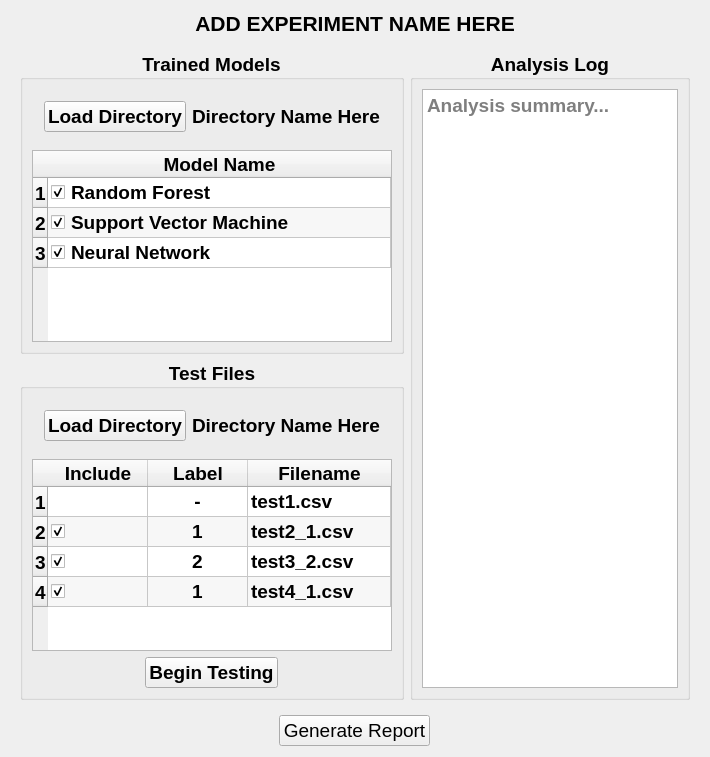
         <widget class="QWidget" name="T3_DeployModel">
          <attribute name="title">
           <string>Deploy Model</string>
          </attribute>
          <layout class="QGridLayout" name="gridLayout_6">
           <item row="2" column="0" alignment="Qt::AlignHCenter">
            <widget class="QPushButton" name="T3_Button_GenerateReport">
             <property name="font">
              <font>
               <pointsize>14</pointsize>
              </font>
             </property>
             <property name="text">
              <string>Generate Report</string>
             </property>
            </widget>
           </item>
           <item row="1" column="0">
            <widget class="QWidget" name="T3_Widget_MainWindow" native="true">
             <layout class="QGridLayout" name="gridLayout_7">
              <item row="0" column="0">
               <widget class="QGroupBox" name="T3_GroupBox_TrainedModels">
                <property name="font">
                 <font>
                  <pointsize>14</pointsize>
                  <weight>75</weight>
                  <bold>true</bold>
                 </font>
                </property>
                <property name="title">
                 <string>Trained Models</string>
                </property>
                <property name="alignment">
                 <set>Qt::AlignCenter</set>
                </property>
                <layout class="QGridLayout" name="gridLayout_9">
                 <item row="1" column="0" colspan="2">
                  <widget class="QTableWidget" name="T3_TableWidget_Models">
                   <property name="font">
                    <font>
                     <pointsize>14</pointsize>
                    </font>
                   </property>
                   <property name="alternatingRowColors">
                    <bool>true</bool>
                   </property>
                   <property name="sortingEnabled">
                    <bool>true</bool>
                   </property>
                   <attribute name="horizontalHeaderCascadingSectionResizes">
                    <bool>true</bool>
                   </attribute>
                   <attribute name="horizontalHeaderShowSortIndicator" stdset="0">
                    <bool>true</bool>
                   </attribute>
                   <attribute name="horizontalHeaderStretchLastSection">
                    <bool>true</bool>
                   </attribute>
                   <row>
                    <property name="text">
                     <string>1</string>
                    </property>
                    <property name="font">
                     <font>
                      <pointsize>14</pointsize>
                     </font>
                    </property>
                    <property name="textAlignment">
                     <set>AlignHCenter|AlignVCenter|AlignCenter</set>
                    </property>
                   </row>
                   <row>
                    <property name="text">
                     <string>2</string>
                    </property>
                    <property name="font">
                     <font>
                      <pointsize>14</pointsize>
                     </font>
                    </property>
                    <property name="textAlignment">
                     <set>AlignHCenter|AlignVCenter|AlignCenter</set>
                    </property>
                   </row>
                   <row>
                    <property name="text">
                     <string>3</string>
                    </property>
                    <property name="font">
                     <font>
                      <pointsize>14</pointsize>
                     </font>
                    </property>
                    <property name="textAlignment">
                     <set>AlignHCenter|AlignVCenter|AlignCenter</set>
                    </property>
                   </row>
                   <column>
                    <property name="text">
                     <string>Model Name</string>
                    </property>
                    <property name="font">
                     <font>
                      <pointsize>14</pointsize>
                     </font>
                    </property>
                    <property name="textAlignment">
                     <set>AlignHCenter|AlignVCenter|AlignCenter</set>
                    </property>
                   </column>
                   <item row="0" column="0">
                    <property name="text">
                     <string>Random Forest</string>
                    </property>
                    <property name="font">
                     <font>
                      <pointsize>14</pointsize>
                     </font>
                    </property>
                    <property name="checkState">
                     <enum>Checked</enum>
                    </property>
                   </item>
                   <item row="1" column="0">
                    <property name="text">
                     <string>Support Vector Machine</string>
                    </property>
                    <property name="font">
                     <font>
                      <pointsize>14</pointsize>
                     </font>
                    </property>
                    <property name="checkState">
                     <enum>Checked</enum>
                    </property>
                   </item>
                   <item row="2" column="0">
                    <property name="text">
                     <string>Neural Network</string>
                    </property>
                    <property name="font">
                     <font>
                      <pointsize>14</pointsize>
                     </font>
                    </property>
                    <property name="checkState">
                     <enum>Checked</enum>
                    </property>
                   </item>
                  </widget>
                 </item>
                 <item row="0" column="0" colspan="2">
                  <layout class="QFormLayout" name="T3_FormLayout_TrainedModels">
                   <property name="margin">
                    <number>12</number>
                   </property>
                   <item row="0" column="0">
                    <widget class="QPushButton" name="T3_Button_ModelsLoadDirectory">
                     <property name="font">
                      <font>
                       <pointsize>14</pointsize>
                      </font>
                     </property>
                     <property name="text">
                      <string>Load Directory</string>
                     </property>
                    </widget>
                   </item>
                   <item row="0" column="1">
                    <widget class="QLabel" name="T3_Label_ModelsDirectoryName">
                     <property name="font">
                      <font>
                       <pointsize>14</pointsize>
                      </font>
                     </property>
                     <property name="text">
                      <string>Directory Name Here</string>
                     </property>
                    </widget>
                   </item>
                  </layout>
                 </item>
                </layout>
               </widget>
              </item>
              <item row="0" column="1" rowspan="2">
               <widget class="QGroupBox" name="T3_GroupBox_AnalysisLog">
                <property name="font">
                 <font>
                  <pointsize>14</pointsize>
                  <weight>75</weight>
                  <bold>true</bold>
                 </font>
                </property>
                <property name="title">
                 <string>Analysis Log</string>
                </property>
                <property name="alignment">
                 <set>Qt::AlignCenter</set>
                </property>
                <layout class="QGridLayout" name="gridLayout_10">
                 <item row="0" column="0">
                  <widget class="QTextBrowser" name="T3_TextBrowser_AnalysisLog">
                   <property name="font">
                    <font>
                     <pointsize>14</pointsize>
                    </font>
                   </property>
                   <property name="html">
                    <string>&lt;!DOCTYPE HTML PUBLIC &quot;-//W3C//DTD HTML 4.0//EN&quot; &quot;http://www.w3.org/TR/REC-html40/strict.dtd&quot;&gt;
&lt;html&gt;&lt;head&gt;&lt;meta name=&quot;qrichtext&quot; content=&quot;1&quot; /&gt;&lt;style type=&quot;text/css&quot;&gt;
p, li { white-space: pre-wrap; }
&lt;/style&gt;&lt;/head&gt;&lt;body style=&quot; font-family:'MS Shell Dlg 2'; font-size:14pt; font-weight:400; font-style:normal;&quot;&gt;
&lt;p style=&quot;-qt-paragraph-type:empty; margin-top:0px; margin-bottom:0px; margin-left:0px; margin-right:0px; -qt-block-indent:0; text-indent:0px; font-family:'.SF NS Text'; font-size:13pt;&quot;&gt;&lt;br /&gt;&lt;/p&gt;&lt;/body&gt;&lt;/html&gt;</string>
                   </property>
                   <property name="placeholderText" stdset="0">
                    <string>Analysis summary...</string>
                   </property>
                  </widget>
                 </item>
                </layout>
               </widget>
              </item>
              <item row="1" column="0">
               <widget class="QGroupBox" name="T3_GroupBox_TestFiles">
                <property name="font">
                 <font>
                  <pointsize>14</pointsize>
                  <weight>75</weight>
                  <bold>true</bold>
                 </font>
                </property>
                <property name="title">
                 <string>Test Files</string>
                </property>
                <property name="alignment">
                 <set>Qt::AlignCenter</set>
                </property>
                <layout class="QGridLayout" name="gridLayout_8">
                 <item row="1" column="0">
                  <widget class="QTableWidget" name="T3_TableWidget_TestFiles">
                   <property name="font">
                    <font>
                     <pointsize>14</pointsize>
                    </font>
                   </property>
                   <property name="alternatingRowColors">
                    <bool>true</bool>
                   </property>
                   <property name="sortingEnabled">
                    <bool>true</bool>
                   </property>
                   <attribute name="horizontalHeaderCascadingSectionResizes">
                    <bool>true</bool>
                   </attribute>
                   <attribute name="horizontalHeaderStretchLastSection">
                    <bool>true</bool>
                   </attribute>
                   <row>
                    <property name="text">
                     <string>1</string>
                    </property>
                    <property name="font">
                     <font>
                      <pointsize>14</pointsize>
                     </font>
                    </property>
                    <property name="textAlignment">
                     <set>AlignHCenter|AlignVCenter|AlignCenter</set>
                    </property>
                   </row>
                   <row>
                    <property name="text">
                     <string>2</string>
                    </property>
                    <property name="font">
                     <font>
                      <pointsize>14</pointsize>
                     </font>
                    </property>
                    <property name="textAlignment">
                     <set>AlignHCenter|AlignVCenter|AlignCenter</set>
                    </property>
                   </row>
                   <row>
                    <property name="text">
                     <string>3</string>
                    </property>
                    <property name="font">
                     <font>
                      <pointsize>14</pointsize>
                     </font>
                    </property>
                    <property name="textAlignment">
                     <set>AlignHCenter|AlignVCenter|AlignCenter</set>
                    </property>
                   </row>
                   <row>
                    <property name="text">
                     <string>4</string>
                    </property>
                    <property name="font">
                     <font>
                      <pointsize>14</pointsize>
                     </font>
                    </property>
                    <property name="textAlignment">
                     <set>AlignHCenter|AlignVCenter|AlignCenter</set>
                    </property>
                   </row>
                   <column>
                    <property name="text">
                     <string>Include</string>
                    </property>
                    <property name="font">
                     <font>
                      <pointsize>14</pointsize>
                     </font>
                    </property>
                    <property name="textAlignment">
                     <set>AlignHCenter|AlignVCenter|AlignCenter</set>
                    </property>
                   </column>
                   <column>
                    <property name="text">
                     <string>Label</string>
                    </property>
                    <property name="font">
                     <font>
                      <pointsize>14</pointsize>
                     </font>
                    </property>
                    <property name="textAlignment">
                     <set>AlignHCenter|AlignVCenter|AlignCenter</set>
                    </property>
                   </column>
                   <column>
                    <property name="text">
                     <string>Filename</string>
                    </property>
                    <property name="font">
                     <font>
                      <pointsize>14</pointsize>
                     </font>
                    </property>
                    <property name="textAlignment">
                     <set>AlignHCenter|AlignVCenter|AlignCenter</set>
                    </property>
                   </column>
                   <item row="0" column="0">
                    <property name="checkState">
                     <enum>Unchecked</enum>
                    </property>
                    <property name="flags">
                     <set>ItemIsUserCheckable|ItemIsEnabled</set>
                    </property>
                   </item>
                   <item row="0" column="1">
                    <property name="text">
                     <string>-</string>
                    </property>
                    <property name="font">
                     <font>
                      <pointsize>14</pointsize>
                     </font>
                    </property>
                    <property name="textAlignment">
                     <set>AlignHCenter|AlignVCenter|AlignCenter</set>
                    </property>
                    <property name="flags">
                     <set>ItemIsSelectable|ItemIsEditable|ItemIsEnabled</set>
                    </property>
                   </item>
                   <item row="0" column="2">
                    <property name="text">
                     <string>test1.csv</string>
                    </property>
                    <property name="font">
                     <font>
                      <pointsize>14</pointsize>
                     </font>
                    </property>
                   </item>
                   <item row="1" column="0">
                    <property name="checkState">
                     <enum>Checked</enum>
                    </property>
                    <property name="flags">
                     <set>ItemIsUserCheckable|ItemIsEnabled</set>
                    </property>
                   </item>
                   <item row="1" column="1">
                    <property name="text">
                     <string>1</string>
                    </property>
                    <property name="font">
                     <font>
                      <pointsize>14</pointsize>
                     </font>
                    </property>
                    <property name="textAlignment">
                     <set>AlignHCenter|AlignVCenter|AlignCenter</set>
                    </property>
                    <property name="flags">
                     <set>ItemIsUserCheckable|ItemIsEnabled</set>
                    </property>
                   </item>
                   <item row="1" column="2">
                    <property name="text">
                     <string>test2_1.csv</string>
                    </property>
                    <property name="font">
                     <font>
                      <pointsize>14</pointsize>
                     </font>
                    </property>
                   </item>
                   <item row="2" column="0">
                    <property name="checkState">
                     <enum>Checked</enum>
                    </property>
                    <property name="flags">
                     <set>ItemIsUserCheckable|ItemIsEnabled</set>
                    </property>
                   </item>
                   <item row="2" column="1">
                    <property name="text">
                     <string>2</string>
                    </property>
                    <property name="font">
                     <font>
                      <pointsize>14</pointsize>
                     </font>
                    </property>
                    <property name="textAlignment">
                     <set>AlignHCenter|AlignVCenter|AlignCenter</set>
                    </property>
                    <property name="flags">
                     <set>ItemIsUserCheckable|ItemIsEnabled</set>
                    </property>
                   </item>
                   <item row="2" column="2">
                    <property name="text">
                     <string>test3_2.csv</string>
                    </property>
                    <property name="font">
                     <font>
                      <pointsize>14</pointsize>
                     </font>
                    </property>
                   </item>
                   <item row="3" column="0">
                    <property name="textAlignment">
                     <set>AlignHCenter|AlignVCenter|AlignCenter</set>
                    </property>
                    <property name="checkState">
                     <enum>Checked</enum>
                    </property>
                    <property name="flags">
                     <set>ItemIsUserCheckable|ItemIsEnabled</set>
                    </property>
                   </item>
                   <item row="3" column="1">
                    <property name="text">
                     <string>1</string>
                    </property>
                    <property name="font">
                     <font>
                      <pointsize>14</pointsize>
                     </font>
                    </property>
                    <property name="textAlignment">
                     <set>AlignHCenter|AlignVCenter|AlignCenter</set>
                    </property>
                    <property name="flags">
                     <set>ItemIsUserCheckable|ItemIsEnabled</set>
                    </property>
                   </item>
                   <item row="3" column="2">
                    <property name="text">
                     <string>test4_1.csv</string>
                    </property>
                    <property name="font">
                     <font>
                      <pointsize>14</pointsize>
                     </font>
                    </property>
                   </item>
                  </widget>
                 </item>
                 <item row="0" column="0">
                  <layout class="QFormLayout" name="T3_FormLayout_TestFiles">
                   <property name="margin">
                    <number>12</number>
                   </property>
                   <item row="0" column="0">
                    <widget class="QPushButton" name="T3_Button_FilesLoadDirectory">
                     <property name="font">
                      <font>
                       <pointsize>14</pointsize>
                      </font>
                     </property>
                     <property name="text">
                      <string>Load Directory</string>
                     </property>
                    </widget>
                   </item>
                   <item row="0" column="1">
                    <widget class="QLabel" name="T3_Label_FilesDirectoryName">
                     <property name="font">
                      <font>
                       <pointsize>14</pointsize>
                      </font>
                     </property>
                     <property name="text">
                      <string>Directory Name Here</string>
                     </property>
                    </widget>
                   </item>
                  </layout>
                 </item>
                 <item row="2" column="0" alignment="Qt::AlignHCenter">
                  <widget class="QPushButton" name="T3_Button_BeginTesting">
                   <property name="font">
                    <font>
                     <pointsize>14</pointsize>
                    </font>
                   </property>
                   <property name="text">
                    <string>Begin Testing</string>
                   </property>
                  </widget>
                 </item>
                </layout>
               </widget>
              </item>
             </layout>
            </widget>
           </item>
           <item row="0" column="0">
            <widget class="QLabel" name="T3_Label_ExperimentName">
             <property name="font">
              <font>
               <pointsize>16</pointsize>
               <weight>75</weight>
               <bold>true</bold>
              </font>
             </property>
             <property name="text">
              <string>ADD EXPERIMENT NAME HERE</string>
             </property>
             <property name="alignment">
              <set>Qt::AlignCenter</set>
             </property>
            </widget>
           </item>
          </layout>
         </widget>
